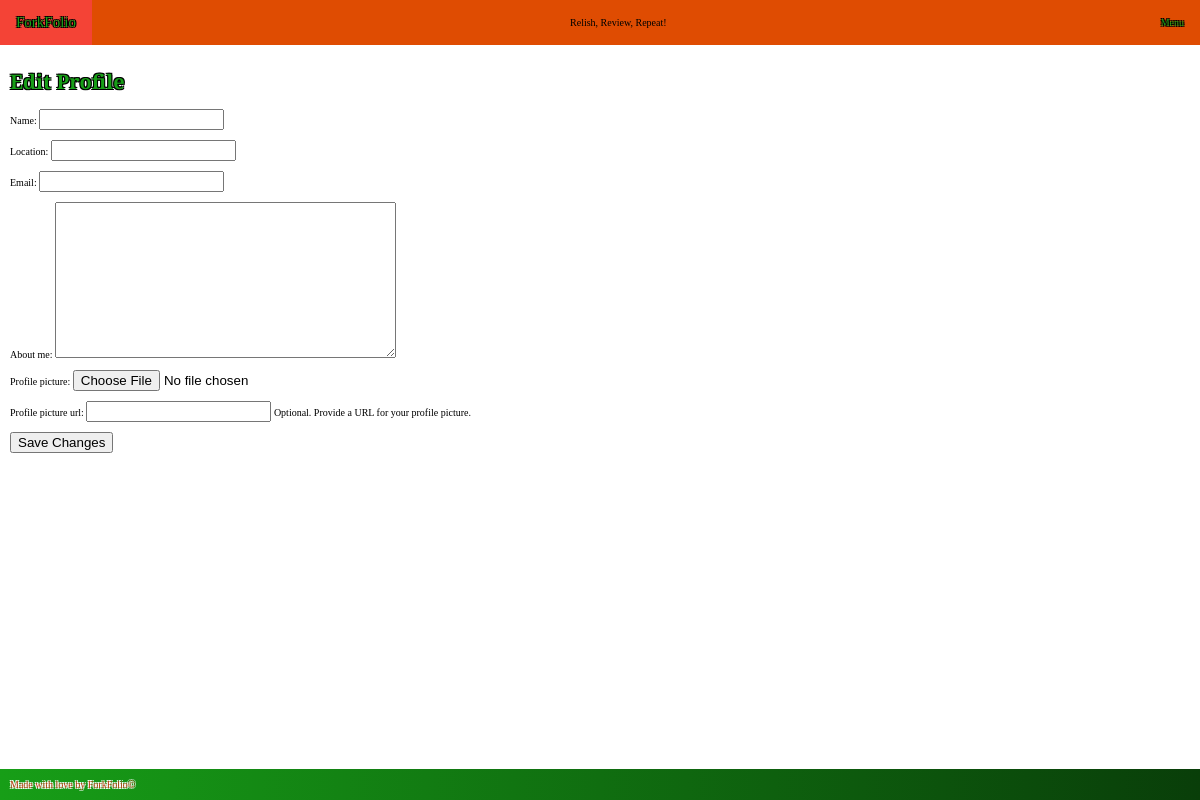
The page /recipes/profile/edit/ (signed in) on the database as committed earlier.
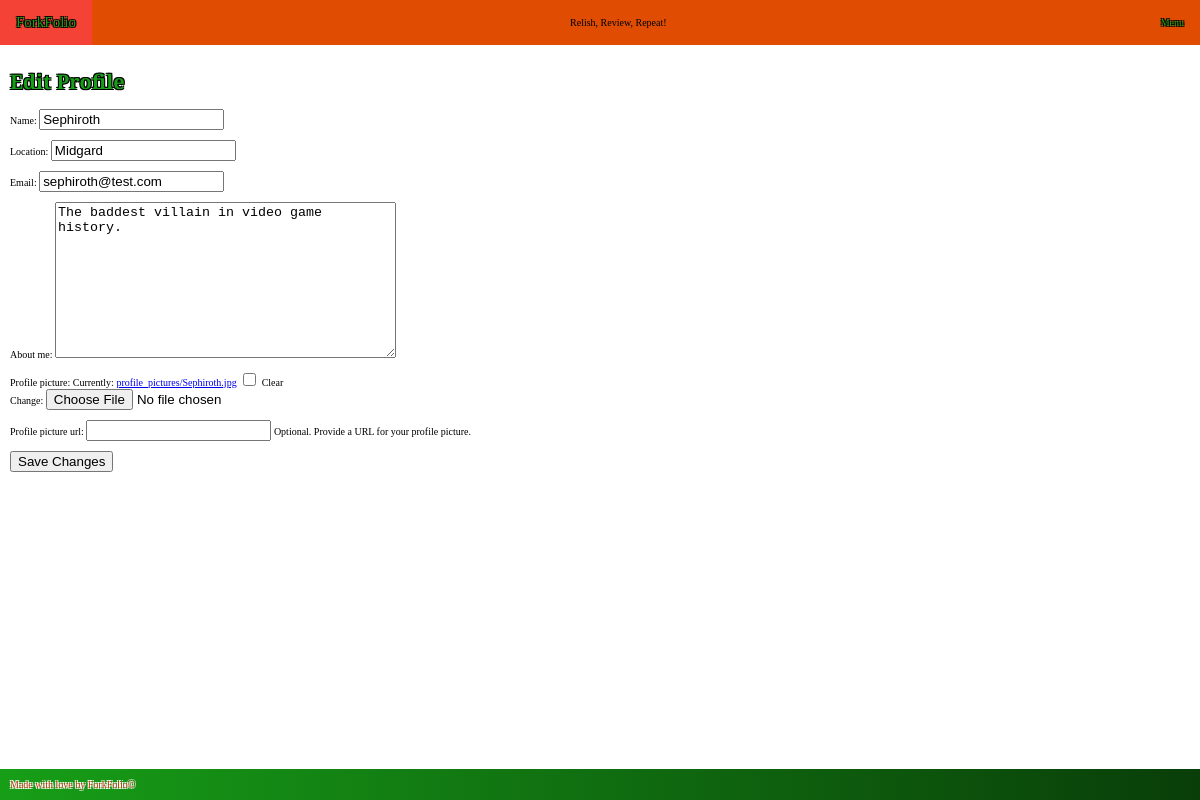
The same page on the database as committed later.
### recipes/models.py (models this page shows, shortened)
class Profile(models.Model):
    user = models.OneToOneField(User, on_delete=models.CASCADE)
    name = models.CharField(max_length=100, blank=True)
    location = models.CharField(max_length=100, blank=True)
    email = models.EmailField(blank=True)
    about_me = models.TextField(blank=True)
    profile_picture = models.ImageField(upload_to='profile_pictures/', blank=True, null=True)
    profile_picture_url = models.URLField(blank=True, null=True)

### recipes/views.py (the view)
# urls.py: path("profile/edit/", profile_edit, name="profile_edit"),
@login_required
def profile_edit(request):
    if request.user != request.user.profile.user:
        return HttpResponseForbidden("You are not allowed to edit this profile!")
    profile = get_object_or_404(Profile, user=request.user)
    if request.method == 'POST':
        form = ProfileForm(request.POST, request.FILES, instance=profile)
        if form.is_valid():
            profile = form.save(commit=False)
            if 'profile_picture' in request.FILES:
                profile.profile_picture = request.FILES['profile_picture']
            if form.cleaned_data['profile_picture_url']:
                profile.profile_picture_url = form.cleaned_data['profile_picture_url']
            profile.save()
            return redirect('user_profile', username=request.user.username)
    else:
        form = ProfileForm(instance=profile)
    return render(request, 'recipes/profile_edit.html', {'form': form})

### recipes/forms.py (shortened to what this page needs)
class ProfileForm(ModelForm):
    profile_picture = ImageField(required=False)
    profile_picture_url = URLField(required=False, help_text='Optional. Provide a URL for your profile picture.')
    class Meta:
        model = Profile
        fields = ['name', 'location', 'email', 'about_me', 'profile_picture', 'profile_picture_url']

### recipes/templates/recipes/profile_edit.html (shortened to what this page needs)
{% extends 'base.html' %}
{% block content %}
  <h1>Edit Profile</h1>
  <form method="post" enctype="multipart/form-data">
    {{ form.as_p }}
    <button type="submit">Save Changes</button>
  </form>
{% endblock %}

Rows that differ between the two databases and show on the page:
changed Profile: name (not shown) → "Sephiroth"; location (not shown) → "Midgard"; email (not shown) → "sephiroth@test.com"; about_me (not shown) → "The baddest villain in video game history."
Other text that changed with them:
form field as_p: (not shown) → "☐"
text no longer shown: "Name: Location: Email: About me: Profile picture: Profile picture url: Optional. Provide a URL for your profile picture."
text now shown: "Name: Location: Email: About me: Profile picture: Currently: profile_pictures/Sephiroth.jpg Clear Change: Profile picture url: Optional. Provide a URL for your profile picture."
